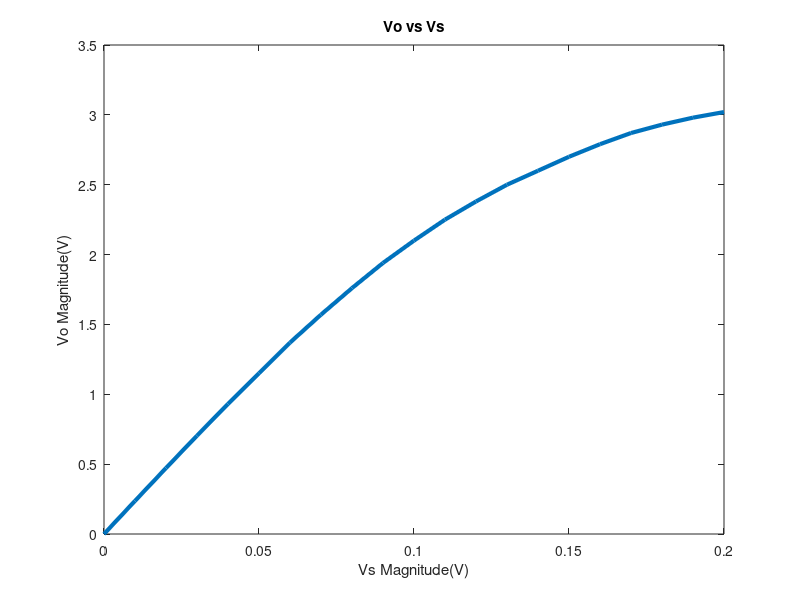

Write the MATLAB code that produced this figure.
plot([0, 0.01, 0.02, 0.03, 0.04, 0.05, 0.06, 0.07,0.08,0.09,0.1,0.11,0.12,0.13,0.14,0.15,0.16,0.17,0.18,0.19,0.2],[0, 0.237, 0.472, 0.704, 0.931, 1.15, 1.37, 1.57, 1.76, 1.94, 2.1, 2.25,2.38,2.5,2.6,2.7,2.79,2.87,2.93,2.98,3.02 ],'LineWidth',3);
title('Vo vs Vs');
xlabel('Vs Magnitude(V)'), ylabel('Vo Magnitude(V)');